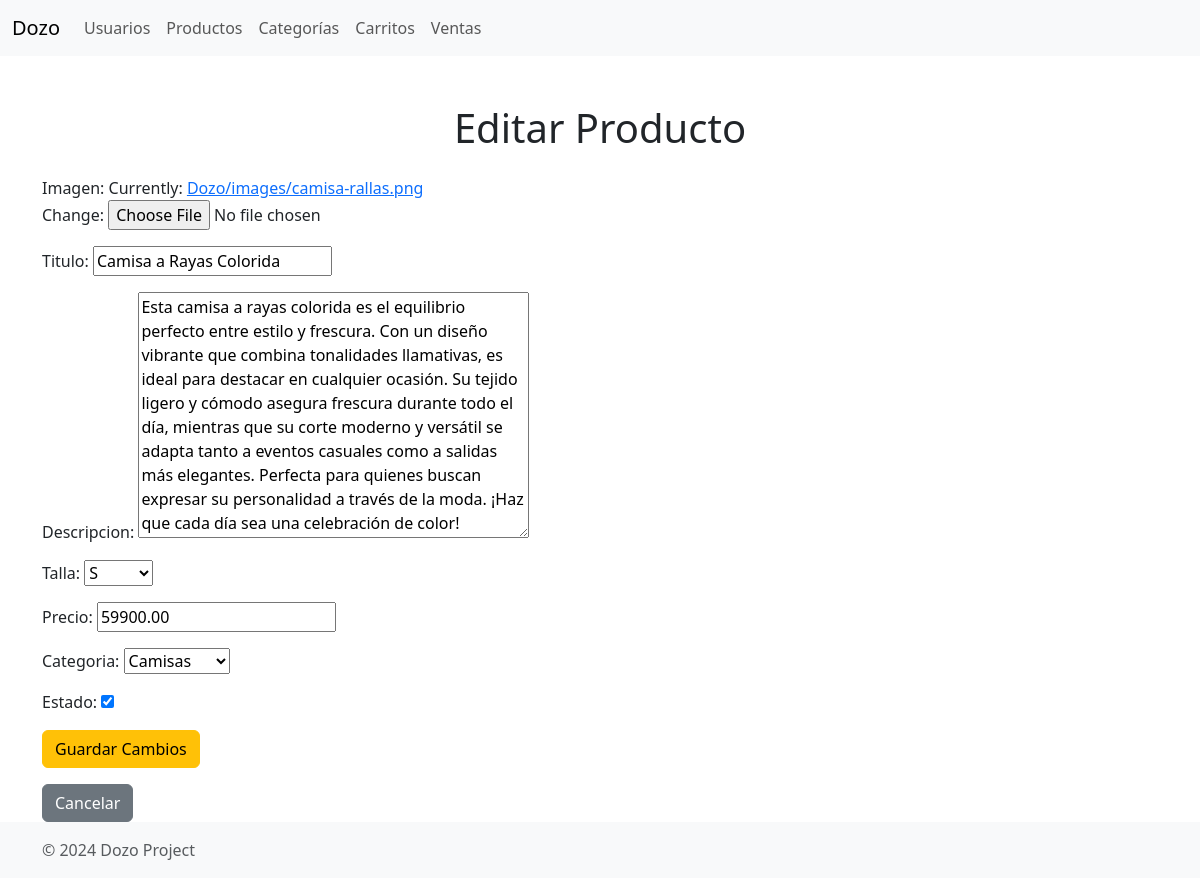
Screenshot of /productos/editar/2/ with the database file from the repository.
### Dozo/models.py (models this page shows, shortened)
class Producto(models.Model):
    TALLA_CHOICES = [
        ('S', 'S'),
        ('M', 'M'),
        ('L', 'L'),
        ('XL', 'XL'),
    ]
    imagen = models.ImageField(upload_to='Dozo/images/',null=True,default='entrevista_cambot_trabajo_remoto.png')
    titulo = models.CharField(max_length=200)
    descripcion = models.TextField()
    talla = models.CharField(max_length=2, choices=TALLA_CHOICES)
    precio = models.DecimalField(max_digits=10, decimal_places=2)
    categoria = models.ForeignKey('Categoria', on_delete=models.CASCADE, null=True, blank=True)
    estado = models.BooleanField(default=True)  # Activo o inactivo

### Dozo/views.py (the view)
# urls.py: path('productos/editar/<int:producto_id>/', views.editar_producto, name='editar_producto'),
def editar_producto(request, producto_id):
    producto = get_object_or_404(Producto, id=producto_id)
    if request.method == 'POST':
        form = ProductoForm(request.POST, request.FILES, instance=producto)
        if form.is_valid():
            try:
                form.save()
                return redirect('mostrar_producto')
            except Exception as e:
                return render(request, 'productos/producto_edit.html', {
                    'form': form,
                    'producto': producto,
                    'error': f"Error al actualizar el producto: {str(e)}"
                })
        else:
            return render(request, 'productos/producto_edit.html', {
                'form': form,
                'producto': producto,
                'error': "Hay errores en la información ingresada. Por favor, revisa los campos."
            })
    else:
        form = ProductoForm(instance=producto)
        return render(request, 'productos/producto_edit.html', {
            'form': form,
            'producto': producto
        })

### Dozo/forms.py
class ProductoForm(forms.ModelForm):
    class Meta:
        model = Producto
        fields = ('imagen', 'titulo', 'descripcion', 'talla', 'precio', 'categoria', 'estado')

### Dozo/models.py (called while the page is built)
    def __str__(self):
        return self.nombre

### Dozo/templates/productos/producto_edit.html (shortened to what this page needs)
<!DOCTYPE html>
<html lang="en">
<head>
    <link href="https://cdn.jsdelivr.net/npm/bootstrap@5.3.0/dist/css/bootstrap.min.css" rel="stylesheet">
</head>
<body>
    <nav class="navbar navbar-expand-lg navbar-light bg-light">
        <div class="container-fluid">
            <a class="navbar-brand" href="#">Dozo</a>
            <div class="collapse navbar-collapse" id="navbarNav">
                <ul class="navbar-nav">
                    <li class="nav-item">
                        <a class="nav-link" href="/users/">Usuarios</a>
                    </li>
                    <li class="nav-item">
                        <a class="nav-link" href="/productos/">Productos</a>
                    </li>
                    <li class="nav-item">
                        <a class="nav-link" href="/categorias/">Categorías</a>
                    </li>
                    <li class="nav-item">
                        <a class="nav-link" href="/carritos/">Carritos</a>
                    </li>
                    <li class="nav-item">
                        <a class="nav-link" href="/ventas/">Ventas</a>
                    </li>
                </ul>
            </div>
        </div>
    </nav>
    <div class="container mt-5">
        <h1 class="text-center">Editar Producto</h1>
        <form method="POST" enctype="multipart/form-data" class="mt-4">
            {{ form.as_p }}
            <button type="submit" class="btn btn-warning">Guardar Cambios</button>
        </form>
        <a href="/productos/" class="btn btn-secondary mt-3">Cancelar</a>
    </div>
    <footer class="footer mt-auto py-3 bg-light">
        <div class="container">
            <span class="text-muted">&copy; 2024 Dozo Project</span>
        </div>
    </footer>
</body>
</html>

### rows the page displays
Producto: titulo "Camisa a Rayas Colorida", descripcion "Esta camisa a rayas colorida es el equilibrio perfecto entre estilo y frescura. Con un diseño vibrante que combina tonalidades llamativas, es ideal para destacar en cualquier ocasión. Su tejido ligero y cómodo asegura frescura durante todo el día, mientras que su corte moderno y versátil se adapta tanto a eventos casuales como a salidas más elegantes. Perfecta para quienes buscan expresar su personalidad a través de la moda. ¡Haz que cada día sea una celebración de color!", talla "S", precio "59900.00", categoria "Camisas", estado "☑"
